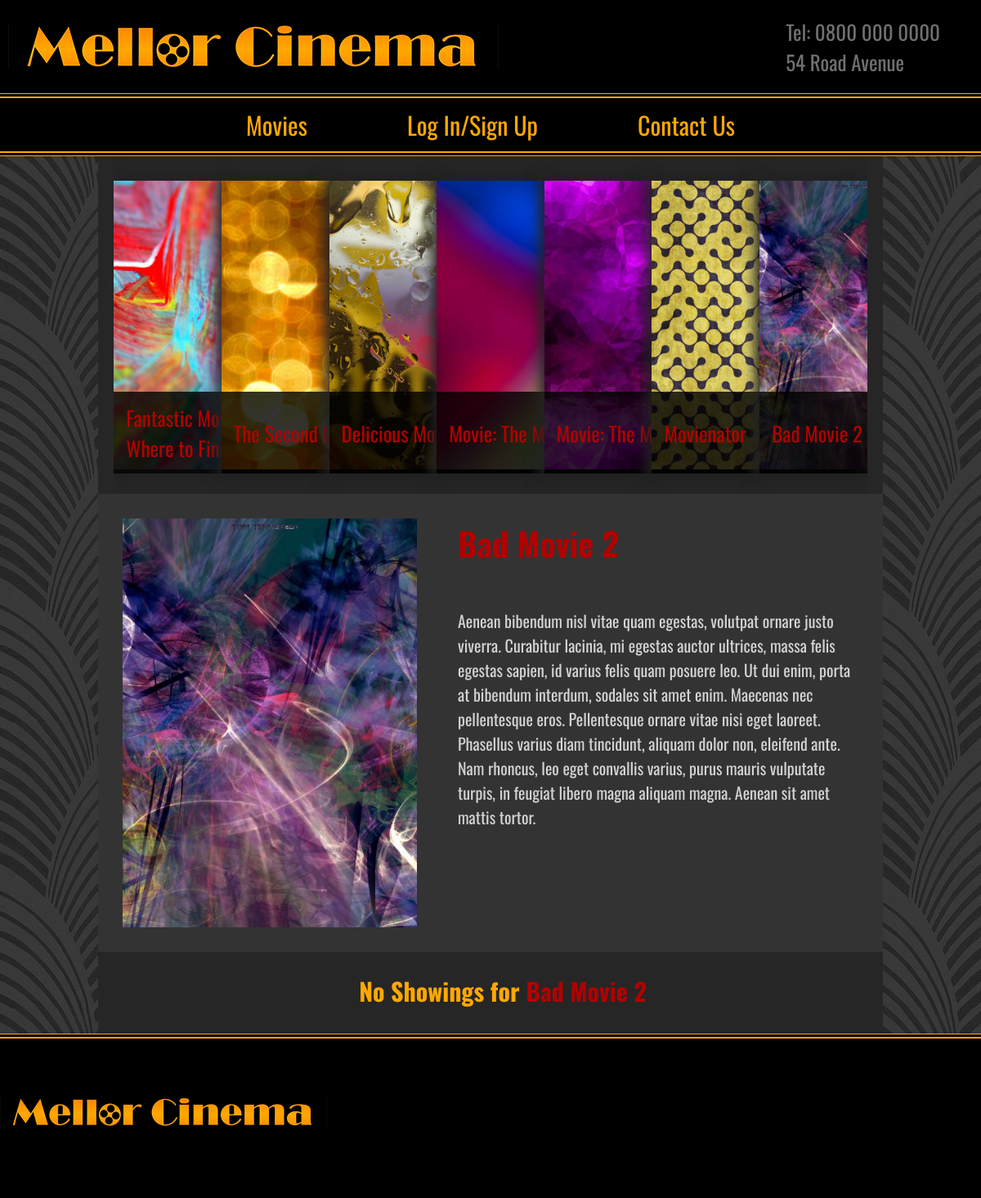
Screenshot of /web/index.php?page=home&id=11 with the database file from the repository.
### tables this page shows
CREATE TABLE `movies` (
  `id` int(11) NOT NULL,
  `movie_title` varchar(255) NOT NULL,
  `poster` varchar(255) NOT NULL,
  `movie_synopsis` text NOT NULL,
  `status` varchar(20) NOT NULL DEFAULT 'active'
);

### layout/index-view.php (called while the page is built)
<?php require '../partials/header.php'; ?>
<?php require $view ?>
<?php require '../partials/footer.php'; ?>

### web/index.php (called while the page is built, shortened)
<?php
final class Index {
    public function loadClass($name) {
        $classes = array(
            'HeaderInfo' => '../classes/HeaderInfo.php',
            'Dao' => '../dao/Dao.php',
            'MovieDao' => '../dao/MovieDao.php',
            'Movie' => '../classes/Movie.php',
            'MovieMapper' => '../mapping/MovieMapper.php',
            'ShowingDao' => '../dao/ShowingDao.php',
            'Showing' => '../classes/Showing.php',
            'ShowingMapper' => '../mapping/ShowingMapper.php',
            'SeatDao' => '../dao/SeatDao.php',
            'Seat' => '../classes/Seat.php',
            'SeatMapper' => '../mapping/SeatMapper.php',
            'BookingDao' => '../dao/BookingDao.php',
            'Booking' => '../classes/Booking.php',
            'BookingMapper' => '../mapping/BookingMapper.php',
            'BookingsSeatsDao' => '../dao/BookingsSeatsDao.php',
            'BookingsSeats' => '../classes/BookingsSeats.php',
            'BookingsSeatsMapper' => '../mapping/BookingsSeatsMapper.php',
            'UserDao' => '../dao/UserDao.php',
            'User' => '../classes/User.php',
            'UserMapper' => '../mapping/UserMapper.php',
            'UserCredentialsValidator' => '../validation/UserCredentialsValidator.php',
            'UserValidator' => '../validation/UserValidator.php',
            'MovieValidator' => '../validation/MovieValidator.php',
            'ShowingValidator' => '../validation/ShowingValidator.php',
            'Utilities' => '../utilities/Utilities.php'
        );
    }
    private function getPage() {
        if (array_key_exists('page', $_GET)) {
            $page = $_GET['page'];
            return $this->checkPage($page);
        }
        else {
            return 'home';
        }
    }
    private function assemblePage($page) {
        $view = $this->getView($page);
        require $this->getController($page);
        require '../layout/index-view.php';
    }
    public function run() {
        $this->assemblePage($this->getPage());
    }
    private function getController($page) {
        return self::PAGE_DIRECTORY . '-controller/' . $page . '-controller.php';
    }
    private function getView($page) {
        return self::PAGE_DIRECTORY . '-view/' . $page . '-view.php';
    }
    private function checkPage($page) {
        return $page;
    }
}
$index = new Index();
$index->init();
$index->run();

### page-controller/home-controller.php (called while the page is built, shortened)
<?php
$dao = new MovieDao();
$sql = 'SELECT * FROM movies WHERE status != "deleted"';
$movies = $dao->findAll($sql);
if (array_key_exists('id', $_GET)) {
    $sql = 'SELECT id, poster, movie_title, movie_synopsis FROM movies WHERE id = ' . $_GET['id'];
    $movie = $dao->find($sql);
    $moviePoster = $movie->getPoster();
    $movieSynopsis = $movie->getSynopsis();
    $dao = new ShowingDao();
    $sql = 'SELECT * FROM showings WHERE status != "deleted" AND movie_id = ' . $_GET['id'] . ' ORDER BY date DESC, start_time ASC;';
    $showings = $dao->findAll($sql);
}

### dao/Dao.php (called while the page is built)
<?php
class Dao {
    private $db = null;
    public function getDb() {
        $dsn = "mysql:host=localhost;dbname=mellor_cinemas;charset=utf8";
        $username = 'root';
        $password = '';
        if ($this->db !== null) {
            return $this->db;
        }
        try {
            $this->db = new PDO($dsn, $username, $password, [PDO::ATTR_ERRMODE => PDO::ERRMODE_EXCEPTION]);
        } catch (Exception $ex) {
            throw new Exception('database connection error');
        }
        return $this->db;
    }
    public function getRow($sql) {
        $row = $this->query($sql)->fetch();
        return $row;
    }
    public function getRows($sql) {
        $result = array();
        foreach ($this->query($sql) as $row) {
            $result[] = $row;
        }
        return $result;
    }
    protected function query($sql) {
        $statement = $this->getDb()->query($sql, PDO::FETCH_ASSOC);
        return $statement;
    }
}

### dao/MovieDao.php (called while the page is built, shortened)
<?php
class MovieDao extends Dao {
    public function find($sql) {
        $row = $this->getRow($sql);
        $movie = new Movie();
        $result = $movie;
        return $result;
    }
    public function findAll($sql) {
        $result = array();
        $rows = $this->getRows($sql);
        foreach ($rows as $row) {
            $movie = new Movie();
            $result[$movie->getId()] = $movie;
        }
        return $result;
    }
}

### classes/Movie.php (called while the page is built, shortened)
<?php
class Movie {
    private $id,
            $poster,
            $title,
            $synopsis,
            $status;
    public function getId() {
        return $this->id;
    }
    public function getPoster() {
        return $this->poster;
    }
    public function getTitle() {
        return $this->title;
    }
    public function getSynopsis() {
        return $this->synopsis;
    }
    public function setId($id) {
        $this->id = $id;
    }
    public function setPoster($poster) {
        $this->poster = $poster;
    }
    public function setTitle($title) {
        $this->title = $title;
    }
    public function setSynopsis($synopsis) {
        $this->synopsis = $synopsis;
    }
}

### dao/ShowingDao.php (called while the page is built, shortened)
<?php
class ShowingDao extends Dao {
    public function findAll($sql) {
        $result = array();
        $rows = $this->getRows($sql);
        return $result;
    }
}

### page-view/home-view.php (the view, shortened to what this page needs)
<section class="page-container">
    <section id="carousel">
        <ul>
            <?php foreach ($movies as $movie): ?>
                <li>
                    <div class="carousel-item">
                        <div class="carousel-item__caption"><p><?php echo $movie->getTitle(); ?></p></div>
                        <a href="index.php?page=home&id=<?php echo $movie->getId(); ?>"><img class="carousel-item__movie-thumb" title="<?php echo $movie->getTitle(); ?>" src="../web/img/image-uploads/<?php echo $movie->getPoster(); ?>"/></a>
                    </div>
                </li>
            <?php endforeach ?>
        </ul>
    </section>
    <?php if (array_key_exists('id', $_GET)) : ?>
        <div class="movie">
            <div class="movie__poster-container">
                <img class="movie__poster" src="../web/img/image-uploads/<?php echo $moviePoster ?>">
            </div>
            <div class="movie__text-container">
                <h2 class="movie__title"><?php echo $movieTitle ?></h2>
                <p class="movie__synopsis"><?php echo $movieSynopsis ?></p>
            </div>
        </div>
        <?php if ($showings) : ?>
            <section class="showing-display">
                <h3 class="showing-title">Dates and Times for <span class="movie-title"><?php echo $movieTitle ?></span></h3>
                <table class="showings">
                    <tr>
                        <th>Date</th>
                        <th>Showings</th>
                    </tr>
                    <tr class="spacer-row"></tr>
                    <?php foreach ($showingString as $showing): ?>
                        <tr>
                            <?php if (empty($_SESSION['username'])) : ?>
                                <td class="no-border">
                                    <p class="showing__date"><?php echo $showing['date']; ?></p>
                                </td>
                                <?php foreach ($showing['times'] as $time) : ?>
                                    <td>
                                        <a class="showing__time" href="index.php?page=login&id=<?php echo $showing['id']; ?>"><?php echo $time['start']; ?> - <?php echo $time['end']; ?></a>
                                    </td>
                                <?php endforeach; ?>
                            <?php else : ?>
                                <td class="no-border">
                                    <p class="showing__date"><?php echo $showing['date']; ?></p>
                                </td>
                                <?php foreach ($showing['times'] as $time) : ?>
                                    <td>
                                        <a class="showing__time" href="index.php?page=booking&id=<?php echo $showing['id']; ?>"><?php echo $time['start']; ?> - <?php echo $time['end']; ?></a>
                                    </td>
                                <?php endforeach; ?>
                            <?php endif; ?>
                        </tr>
                        <tr class="spacer-row"></tr>
                    <?php endforeach ?>
                </table>
            <?php else : ?>
                <h3 class="showing-title">No Showings for <span class="movie-title"><?php echo $movieTitle ?></span></h3>
            <?php endif ?>
        </section>
    <?php endif; ?>
    <div class="page-spacer"></div>

### partials/header.php (shortened to what this page needs)
<!DOCTYPE html>
<html>
    <head>
        <link rel="stylesheet" type="text/css" href="../web/css/main.css">
    </head>
    <body>
        <nav id="navbar">
            <div id="header-bar">
                <img id="logo" src="../web/img/logo.gif" alt='Mellor Cinemas'>
                <div id=" nav-contact">
                    <p class="nav-contact__p">Tel: 0800 000 0000</p>
                    <p class="nav-contact__p">54 Road Avenue</p>
                </div>
            </div>
            <div id="navbox-outer">
                <div id="navbox-inner">
                    <ul id="nav-list">
                        <li><a href="http://localhost/MellorCinemas/web/index.php?page=home">Movies</a></li>
                        <?php if (isset($_SESSION['username'])) { ?>
                            <?php if ($_SESSION['username'] == 'administrator') : ?>
                                <li><a href="http://localhost/MellorCinemas/web/index.php?page=administrator-interface">Administrator Interface</a></li>
                            <?php else : ?>
                                <li><a href="http://localhost/MellorCinemas/web/index.php?page=account">Account</a></li>
                            <?php endif; ?>
                            <li><a href="http://localhost/MellorCinemas/web/index.php?page=login&logout=true">Log Out</a></li>
                        <?php } else { ?>
                            <li><a href="http://localhost/MellorCinemas/web/index.php?page=login">Log In/Sign Up</a></li>
                        <?php } ?>
                        <li><a href="http://localhost/MellorCinemas/web/index.php?page=contact">Contact Us</a></li>
                    </ul>
                </div>
            </div>
        </nav>

### partials/footer.php (shortened to what this page needs)
            <footer>
                <div class="footer-border"></div>
                <div class="footer-wrapper">
                    <img class="footer-logo" src="../web/img/logo.gif"/>
                </div>
            </footer>
    </body>
</html>

### web/css/main.css (style rules this page uses)
html { font-family:sans-serif;-ms-text-size-adjust:100%;-webkit-text-size-adjust:100% }
body { margin:0 }
article,aside,details,figcaption,figure,footer,header,main,menu,nav,section,summary { display:block }
a { background-color:transparent;-webkit-text-decoration-skip:objects }
img { border-style:none }
* { padding: 0; margin: 0; }
html { height: 100%; }
:root { --trim-color: #FFA800; --red-color: #b30000; }
#logo { width: 600px; padding: 30px 10px; }
#navbar { background-color: black; color: var(--trim-color); }
#header-bar { display: flex; justify-content: space-between; align-items: center; padding-right: 50px; color: #707070; font-size: 25px; font-family: Oswald, sans; }
#navbox-inner { margin: 3px 0px; border-top: 2px solid var(--trim-color); border-bottom: 2px solid var(--trim-color); }
#navbox-outer { border-top: 1px solid var(--trim-color); border-bottom: 1px solid var(--trim-color); }
#nav-list { padding: 10px 20%; display: flex; justify-content: space-around; list-style-type: none; }
#nav-list li a { font-size: 30px; font-family: Oswald, serif; color: var(--trim-color); text-decoration: none; }
body { background-image: url("../img/deco-tile.jpg"); height: 100%; }
.page-container { overflow: hidden; background-color: #262626; width: 80%; margin: auto; min-height: 100%; margin-bottom: -396px; max-width: 1920px; font-family: Oswald, serif; color: var(--trim-color); }
.page-spacer { height: 396px; }
#carousel { padding: 30px 0; margin: auto; width: 96%; overflow: hidden; }
#carousel ul { list-style: none; display: flex; justify-content: space-between; width: 100% ; }
#carousel li { position: relative; width: 250px; height: 353px; float: left; transition: all 0.4s ease .300ms; }
.carousel-item { position: absolute; box-shadow: 1px 0 15px 7px #222; }
.carousel-item__movie-thumb { width: 250px; }
.carousel-item__caption { background: rgba(0, 0, 0, 0.8); position: absolute; display: flex; align-items: center; bottom: 0; width: 250px; height: 100px; }
.carousel-item__caption p { color: var(--red-color); font: 25px Oswald, sans-serif; padding: 0 0 0 15px; }
.movie { background-color: #333333; display: flex; align-items: flex-start; padding: 30px; }
.movie__poster { width: 100%; }
.movie__poster-container { overflow: hidden; height: 500px; min-width: 40%; }
.movie__text-container { padding-left: 50px; }
.movie__text-container h2 { padding-bottom: 50px; }
.movie__title { color: var(--red-color); font-size: 40px; }
.movie__synopsis { font-size: 20px; color: lightgray; }
.showing-title { text-align: center; padding-bottom: 30px; margin: 25px 0 0 30px; font-size: 30px; }
.movie-title { color: var(--red-color); }
footer { border-top: 1px solid var(--trim-color); height: 200px; background-color: black; }
.footer-border { margin-top: 3px; border-top: 2px solid var(--trim-color); }
.footer-wrapper { height: 90%; display: flex; align-items: center; }
.footer-logo { width: 400px; }

### rows the page displays
movies: movie_title "Fantastic Movies and Where to Find Them", poster (picture)
movies: movie_title "The Second Movie", poster (picture)
movies: movie_title "Delicious Movies", poster (picture)
movies: movie_title "Movie: The Movie", poster (picture)
movies: movie_title "Movie: The Movie 2V", poster (picture)
movies: movie_title "Movienator", poster (picture)
movies: movie_title "Bad Movie 2", poster (picture), movie_synopsis "Aenean bibendum nisl vitae quam egestas, volutpat ornare justo viverra. Curabitur lacinia, mi egestas auctor ultrices, massa felis egestas sapien, id varius felis quam posuere leo. Ut dui enim, porta at bibendum interdum, sodales sit amet enim. Maecenas nec pellentesque eros. Pellentesque ornare vitae nisi eget laoreet. Phasellus varius diam tincidunt, aliquam dolor non, eleifend ante. Nam rhoncus, leo eget convallis varius, purus mauris vulputate turpis, in feugiat libero magna aliquam magna. Aenean sit amet mattis tortor."
